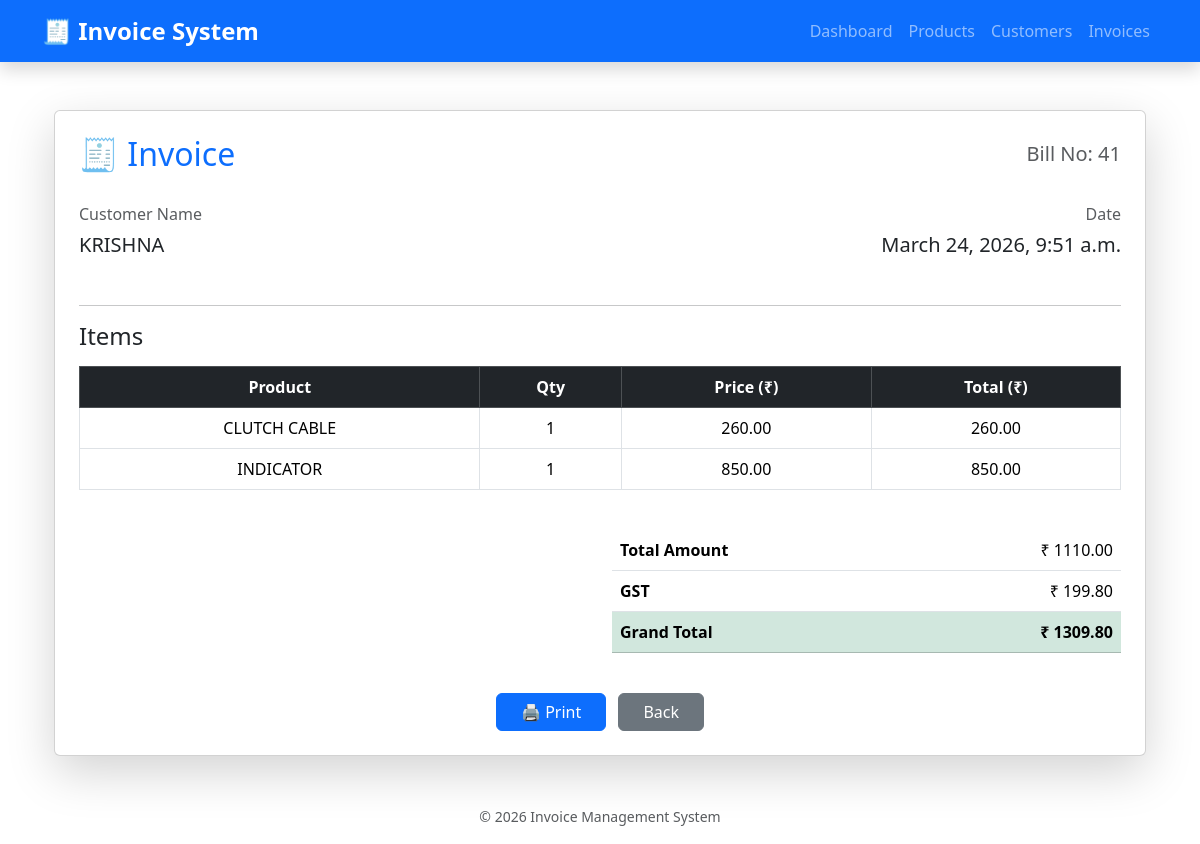
The page /generate_bill/41 on the database its author committed.
### inventory/models.py (models this page shows, shortened)
class Invoice(models.Model):
    customer=models.ForeignKey(Customer,on_delete=models.CASCADE)
    date=models.DateTimeField(auto_now_add=True)
    total_amount=models.DecimalField(max_digits=10,decimal_places=2,default=0)
    gst_amount=models.DecimalField(max_digits=10,decimal_places=2,default=0)
    grand_total=models.DecimalField(max_digits=10,decimal_places=2,default=0)

class Customer(models.Model):
    customer_name=models.CharField(max_length=200)
    customer_phone=models.CharField(max_length=22,unique=True)
    customer_email=models.EmailField(null=True,blank=True)
    customer_address=models.TextField()
    customer_gst_number=models.CharField(max_length=50, blank=True, null=True)
    created_at=models.DateTimeField(auto_now_add=True)

class InvoiceItem(models.Model):
    invoice = models.ForeignKey(Invoice, on_delete=models.CASCADE)
    product = models.ForeignKey(Product, on_delete=models.CASCADE)
    quantity = models.IntegerField()
    price = models.DecimalField(max_digits=10, decimal_places=2)
    total = models.DecimalField(max_digits=10, decimal_places=2)

class Product(models.Model):
    product_name=models.CharField(max_length=250)
    product_code=models.CharField(max_length=50,unique=True)
    product_description=models.TextField(blank=True)
    product_price=models.DecimalField(max_digits=10,decimal_places=2)
    gst_percent=models.IntegerField()
    stock_quantity=models.IntegerField()
    product_image=models.ImageField()
    created_at=models.DateTimeField(auto_now_add=True)
    def __str__(self):
        return self.product_name

### inventory/views.py (the view)
# urls.py: path('generate_bill/<int:pk>',generate_bill,name='generate_bill'),
def generate_bill(request,pk):
    IO=Invoice.objects.get(pk=pk)
    IIO=InvoiceItem.objects.filter(invoice=IO)
    d={'IO':IO,'IIO':IIO}
    return render(request,'inventory/generate_bill.html',d)

### templates/inventory/generate_bill.html (shortened to what this page needs)
{% extends 'inventory/dummy.html' %}
{% block content %}
<div class="container mt-5">
    <div class="card shadow-lg p-4">
        <div class="d-flex justify-content-between align-items-center mb-4">
            <h2 class="text-primary">🧾 Invoice</h2>
            <h5 class="text-muted">Bill No: {{IO.id}}</h5>
        </div>
        <div class="row mb-4">
            <div class="col-md-6">
                <h6 class="text-muted">Customer Name</h6>
                <h5>{{IO.customer.customer_name | upper}}</h5>
            </div>
            <div class="col-md-6 text-end">
                <h6 class="text-muted">Date</h6>
                <h5>{{IO.date}}</h5>
            </div>
        </div>
        <hr>
        <h4 class="mb-3">Items</h4>
        <table class="table table-bordered table-hover text-center align-middle">
            <thead class="table-dark">
                <tr>
                    <th>Product</th>
                    <th>Qty</th>
                    <th>Price (₹)</th>
                    <th>Total (₹)</th>
                </tr>
            </thead>
            <tbody>
                {% for OB in IIO %}
                <tr>
                    <td>{{OB.product | upper}}</td>
                    <td>{{OB.quantity}}</td>
                    <td>{{OB.price}}</td>
                    <td>{{OB.total}}</td>
                </tr>
                {% endfor %}
            </tbody>
        </table>
        <div class="row mt-4">
            <div class="col-md-6"></div>
            <div class="col-md-6">
                <table class="table">
                    <tr>
                        <th>Total Amount</th>
                        <td class="text-end">₹ {{IO.total_amount}}</td>
                    </tr>
                    <tr>
                        <th>GST</th>
                        <td class="text-end">₹ {{IO.gst_amount}}</td>
                    </tr>
                    <tr class="table-success">
                        <th>Grand Total</th>
                        <td class="text-end fw-bold">₹ {{IO.grand_total}}</td>
                    </tr>
                </table>
            </div>
        </div>
        <div class="text-center mt-4">
            <button onclick="window.print()" class="btn btn-primary px-4 me-2">
                🖨 Print
            </button>
            <a href="#" class="btn btn-secondary px-4">
                Back
            </a>
        </div>
    </div>
</div>
{% endblock %}

### static/css/style.css (style rules this page uses)
body { background-color: white; }

### rows shown on the page
Invoice: id "41", customer.customer_name "KRISHNA", date "March 24, 2026, 9:51 a.m.", total_amount "1110.00", gst_amount "199.80", grand_total "1309.80"
InvoiceItem: product "CLUTCH CABLE", quantity "1", price "260.00", total "260.00"
InvoiceItem: product "INDICATOR", quantity "1", price "850.00", total "850.00"
